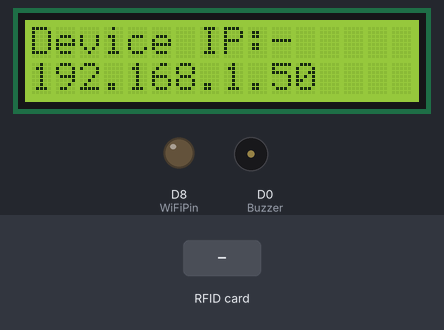
Bench run of a sketch on a simulated ESP8266 (NodeMCU). Shown: 16×2 character LCD, output pins drawn as LEDs (lit = HIGH), buzzer (waves = sounding, pin HIGH). The inputs (shaded band) are chosen by the test bench. WiFi joins after 1.5 s; servers stay silent unless stated; what the sketch prints to the serial monitor is not drawn.

Above: at 2.2 s.
At 12.8 s:
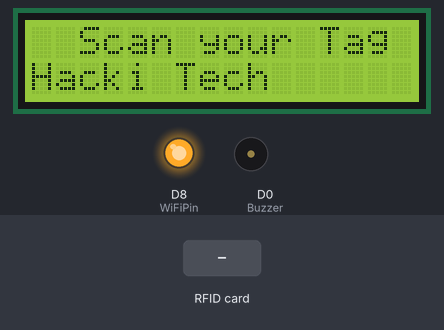
12.9 s: RFID card 5E 7A 19 C4 held to the reader
At 13.06 s:
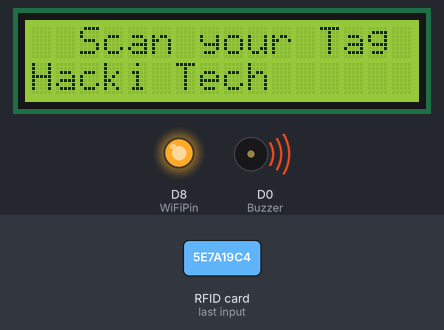
At 15.1 s:
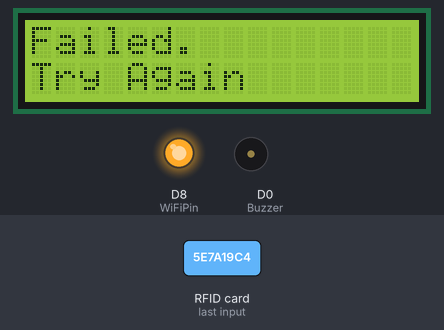
Timing chart, 0 to 16.6 s (numbered marks = the images above; inputs shaded):
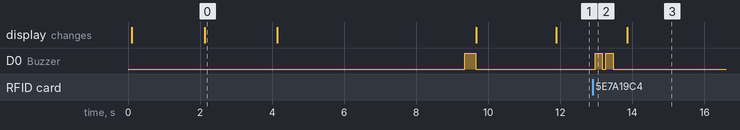

The sketch:

Attendance_System.ino
```cpp
/* ------------------------------------------------------------------------
 * Created by: Hacki Tech/ Rahul Dudi
 * Created on: 17 May, 2023
 * Tutorial: * ------------------------------------------------------------------------
 * Download Resources:-
 * HTTPS Redirect Library:
 * Example Arduino/ESP8266 code to upload data to Google Sheets
 * Follow setup instructions found here:
 * ------------------------------------------------------------------------*/

#include <Arduino.h>
#include <ESP8266WiFi.h>
#include <SPI.h>
#include <MFRC522.h>
#include <HTTPSRedirect.h>
#include<Wire.h>
#include<LiquidCrystal_I2C.h>

LiquidCrystal_I2C lcd(0x27, 16, 2);

// Enter Google Script Deployment ID:
const char *GScriptId = "Deployment ID"; //Change ID
String gate_number = "Gate Number"; //Chaneg Entry Gate According to you

// Enter network credentials:
const char* ssid     = "SSID";     //Set Wifi Name
const char* password = "PASSWORD"; //Set Wifi Password

// Enter command (insert_row or append_row) and your Google Sheets sheet name (default is Sheet1):
String payload_base =  "{\"command\": \"insert_row\", \"sheet_name\": \"Sheet1\", \"values\": ";
String payload = "";

// Google Sheets setup
const char* host        = "script.google.com";
const int   httpsPort   = 443;
const char* fingerprint = "";
String url = String("/macros/s/") + GScriptId + "/exec";
HTTPSRedirect* client = nullptr;

// Declare variables that will be published to Google Sheets
String student_id;

int blocks[] = {4,5,6,8,9};
#define total_blocks  (sizeof(blocks) / sizeof(blocks[0]))
#define RST_PIN  0   //D3
#define SS_PIN   2   //D4
#define SDA      4   //D2
#define Buzzer   D0  //Buzzer Pin
#define WiFiPin  D8  //WiFiLed Pin
//------------------------------------------------------------
MFRC522 mfrc522(SS_PIN, RST_PIN);
MFRC522::MIFARE_Key key;
MFRC522::StatusCode status;
//------------------------------------------------------------
/* Be aware of Sector Trailer Blocks */
int blockNum = 2;
/* Create another array to read data from Block */
/* Legthn of buffer should be 2 Bytes more than the size of Block (16 Bytes) */
byte bufferLen = 18;
byte readBlockData[18];

void setup() {
  //----------------------------------------------------------
  Serial.begin(9600);
  delay(10);
  Serial.println('\n');
  pinMode(Buzzer, OUTPUT);
  pinMode(WiFiPin, OUTPUT);
  //----------------------------------------------------------
  SPI.begin();
  //----------------------------------------------------------
  //initialize lcd screen
  lcd.init();
  // turn on the backlight
  lcd.backlight();
  lcd.clear();
  lcd.setCursor(0,0); //col=0 row=0
  lcd.print("Connecting to");
  lcd.setCursor(0,1); //col=0 row=1
  lcd.print("WiFi...");

  // Connect to WiFi
  WiFi.begin(ssid, password);
  Serial.print("Connecting to ");
  Serial.print(ssid); Serial.println(" ...");

  while (WiFi.status() != WL_CONNECTED) {
    delay(1000);
    Serial.print(".");
  }
  Serial.println('\n');
  Serial.println("WiFi Connected!");

  //Serial.print("IP address:\t");
  Serial.println(WiFi.localIP());
  lcd.clear();
  lcd.setCursor(0,0); //col=0 row=0
  lcd.print("Device IP:-");
  lcd.setCursor(0,1); //col=0 row=1
  lcd.print(WiFi.localIP());
  delay(2000);
  //----------------------------------------------------------
  // Use HTTPSRedirect class to create a new TLS connection
  client = new HTTPSRedirect(httpsPort);
  client->setInsecure();
  client->setPrintResponseBody(true);
  client->setContentTypeHeader("application/json");
  //----------------------------------------------------------
  lcd.clear();
  lcd.setCursor(0,0); //col=0 row=0
  lcd.print("Connecting to");
  lcd.setCursor(0,1); //col=0 row=0
  lcd.print("Google ");
  delay(5000);
  //----------------------------------------------------------
  Serial.print("Connecting to ");
  Serial.println(host);
  //----------------------------------------------------------
  // Try to connect for a maximum of 5 times
  bool flag = false;
  for(int i=0; i<5; i++){
    int retval = client->connect(host, httpsPort);
    //*************************************************
    if (retval == 1){
      flag = true;
      String msg = "Connected. OK";
      Serial.println(msg);
      digitalWrite(WiFiPin, HIGH);
      digitalWrite(Buzzer, HIGH);
      delay(300);
      digitalWrite(Buzzer, LOW);
      lcd.clear();
      lcd.setCursor(0,0); //col=0 row=0
      lcd.print(msg);
      delay(2000);
      break;
    }
    //*************************************************
    else
      Serial.println("Connection failed. Retrying...");
    //*************************************************
  }
  //----------------------------------------------------------
  if (!flag){
    //____________________________________________
    lcd.clear();
    lcd.setCursor(0,0); //col=0 row=0
    lcd.print("Connection fail");
    //____________________________________________
    Serial.print("Could not connect to server: ");
    Serial.println(host);
    delay(5000);
    return;
    //____________________________________________
  }
  //----------------------------------------------------------
  delete client;    // delete HTTPSRedirect object
  client = nullptr; // delete HTTPSRedirect object
  //----------------------------------------------------------
}

void loop() {
  static bool flag = false;
  if (!flag){
    client = new HTTPSRedirect(httpsPort);
    client->setInsecure();
    flag = true;
    client->setPrintResponseBody(true);
    client->setContentTypeHeader("application/json");
  }
  if (client != nullptr){
    //when below if condition is TRUE then it takes more time then usual, It means the device
    //is disconnected from the google sheet server and it takes time to connect again
    if (!client->connected()){
      int retval = client->connect(host, httpsPort);
      if (retval != 1){
        digitalWrite(WiFiPin, LOW);
        Serial.println("Disconnected. Retrying...");
        lcd.clear();
        lcd.setCursor(0,0); //col=0 row=0
        lcd.print("Disconnected.");
        lcd.setCursor(0,1); //col=0 row=0
        lcd.print("Retrying...");
        return; //Reset the loop
      }
    }
  }
  else{Serial.println("Error creating client object!"); Serial.println("else");}
  //----------------------------------------------------------------
  lcd.clear();
  lcd.setCursor(0,0); //col=0 row=0
  lcd.print("  Scan your Tag");
  lcd.setCursor(0,1); //col=0 row=0
  lcd.print("Hacki Tech");
  digitalWrite(WiFiPin, HIGH);
  //Serial.println("[TEST] Scan Your Tag");
  /* Initialize MFRC522 Module */
  mfrc522.PCD_Init();
  /* Look for new cards */
  /* Reset the loop if no new card is present on RC522 Reader */
  if ( ! mfrc522.PICC_IsNewCardPresent()) {return;}
  digitalWrite(Buzzer, HIGH);
  delay(200);
  digitalWrite(Buzzer, LOW);
  delay(100);
  digitalWrite(Buzzer, HIGH);
  delay(200);
  digitalWrite(Buzzer, LOW);
  /* Select one of the cards */
  if ( ! mfrc522.PICC_ReadCardSerial()) {return;}
  /* Read data from the same block */
  Serial.println();
  Serial.println(F("Reading last data from RFID..."));
  //----------------------------------------------------------------
  String values = "", data;
  for (byte i = 0; i < total_blocks; i++) {
    ReadDataFromBlock(blocks[i], readBlockData); //edited i to i+1
    if(i == 0){
      data = String((char*)readBlockData);
      data.trim();
      student_id = data;
      values = "\"" +  data + ",";
    }
    else{
      data = String((char*)readBlockData);
      data.trim();
      values += data + ",";
    }
  }
  values += gate_number + "\"}";
  payload = payload_base + values;
  //----------------------------------------------------------------
  lcd.clear();
  lcd.setCursor(0,0); //col=0 row=0
  lcd.print("Publishing Data");
  lcd.setCursor(0,1); //col=0 row=1
  lcd.print("Please Wait...");
  //----------------------------------------------------------------
  // Publish data to Google Sheets
  Serial.println("Publishing data...");
  Serial.println(payload);
  if(client->POST(url, host, payload)){
    // do stuff here if publish was successful
    Serial.println("[OK] Data published.");
    lcd.clear();
    lcd.setCursor(0,1); //col=0 row=1
    lcd.print("Student ID:"+student_id);
    lcd.setCursor(0,0); //col=0 row=0
    lcd.print("     Welcome");
  }
  //----------------------------------------------------------------
  else{
    // do stuff here if publish was not successful
    Serial.println("Error while connecting");
    lcd.clear();
    lcd.setCursor(0,0); //col=0 row=0
    lcd.print("Failed.");
    lcd.setCursor(0,1); //col=0 row=1
    lcd.print("Try Again");
  }
  //----------------------------------------------------------------
  // a delay of several seconds is required before publishing again
  Serial.println("[TEST] delay(3000)");
  delay(3000);
  }

void ReadDataFromBlock(int blockNum, byte readBlockData[])
{

  /* Prepare the key for authentication */
  for (byte i = 0; i < 6; i++) {
    key.keyByte[i] = 0xFF;
  }
  //----------------------------------------------------------------------------
  /* Authenticating the desired data block for Read access using Key A */
  status = mfrc522.PCD_Authenticate(MFRC522::PICC_CMD_MF_AUTH_KEY_A, blockNum, &key, &(mfrc522.uid));
  //----------------------------------------------------------------------------s
  if (status != MFRC522::STATUS_OK){
     Serial.print("Authentication failed for Read: ");
     Serial.println(mfrc522.GetStatusCodeName(status));
     return;
  }
  //----------------------------------------------------------------------------
  else {
    Serial.println("Authentication success");
  }
  //----------------------------------------------------------------------------
  /* Reading data from the Block */
  status = mfrc522.MIFARE_Read(blockNum, readBlockData, &bufferLen);
  if (status != MFRC522::STATUS_OK) {
    Serial.print("Reading failed: ");
    Serial.println(mfrc522.GetStatusCodeName(status));
    return;
  }
  //----------------------------------------------------------------------------
  else {
    readBlockData[16] = ' ';
    readBlockData[17] = ' ';
    Serial.println("Block was read successfully");
  }
  //----------------------------------------------------------------------------
}
```

Measured:
- after the input at 12.9 s, D0 (Buzzer): alternates HIGH for 0.20 s and LOW for 0.10 s, 4 changes in all, then stays LOW, starting after 0.06 s
- what the display in image 0 shows lasts 2.0 s, from 2.1 s to 4.1 s
